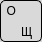
              <widget class="QWidget" name="key_O" native="true">
               <property name="minimumSize">
                <size>
                 <width>42</width>
                 <height>42</height>
                </size>
               </property>
               <property name="maximumSize">
                <size>
                 <width>42</width>
                 <height>42</height>
                </size>
               </property>
               <property name="styleSheet">
                <string notr="true">border: 1px solid black;
background-color: #D9D9D9; 
border-radius: 5px;
 color: black; 
</string>
               </property>
               <layout class="QGridLayout" name="gridLayout_8" rowstretch="0,0,0,0" columnstretch="0,0,0">
                <property name="leftMargin">
                 <number>0</number>
                </property>
                <property name="topMargin">
                 <number>0</number>
                </property>
                <property name="rightMargin">
                 <number>0</number>
                </property>
                <property name="bottomMargin">
                 <number>0</number>
                </property>
                <property name="spacing">
                 <number>0</number>
                </property>
                <item row="3" column="2">
                 <widget class="QLabel" name="label_29">
                  <property name="styleSheet">
                   <string notr="true">border: none;  background: transparent</string>
                  </property>
                  <property name="text">
                   <string>Щ</string>
                  </property>
                 </widget>
                </item>
                <item row="3" column="0">
                 <widget class="QLabel" name="label_31">
                  <property name="styleSheet">
                   <string notr="true">border: none; background: transparent</string>
                  </property>
                  <property name="text">
                   <string/>
                  </property>
                 </widget>
                </item>
                <item row="2" column="0">
                 <widget class="QLabel" name="label_32">
                  <property name="styleSheet">
                   <string notr="true">border: none;  background: transparent</string>
                  </property>
                  <property name="text">
                   <string>  O</string>
                  </property>
                 </widget>
                </item>
               </layout>
              </widget>
